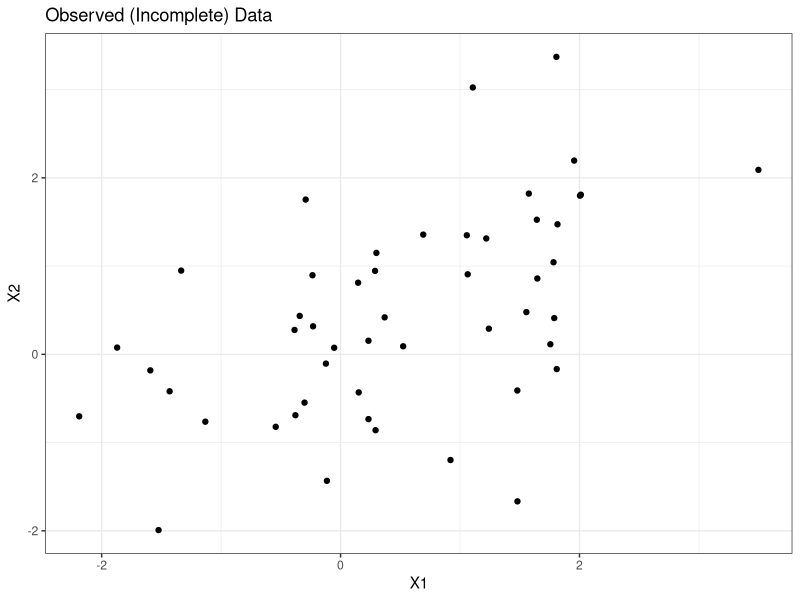
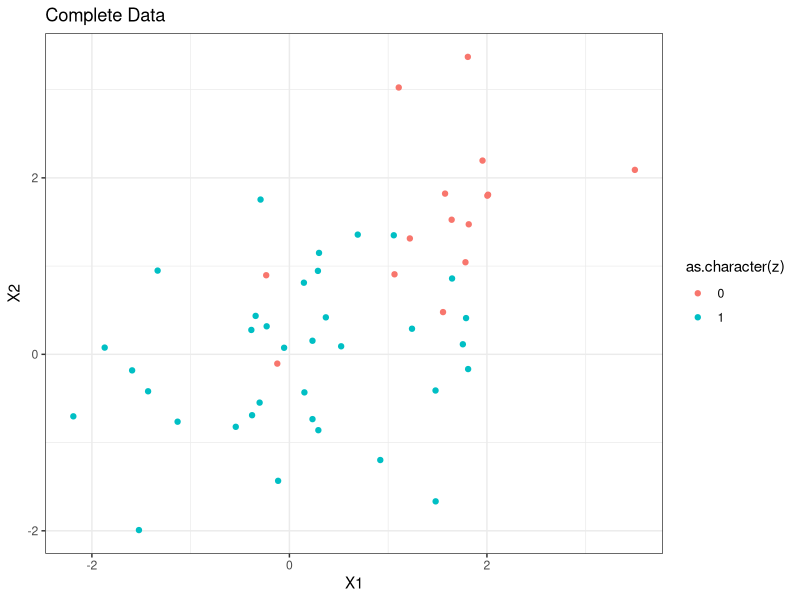
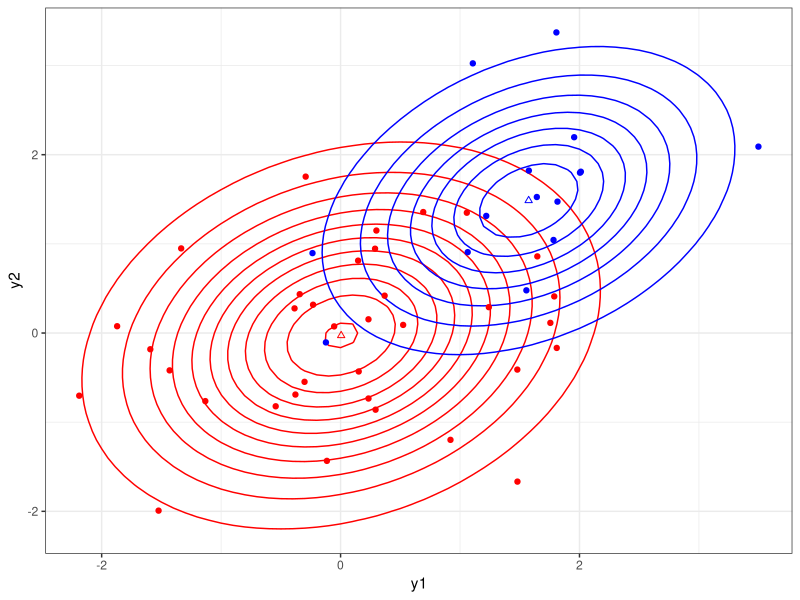
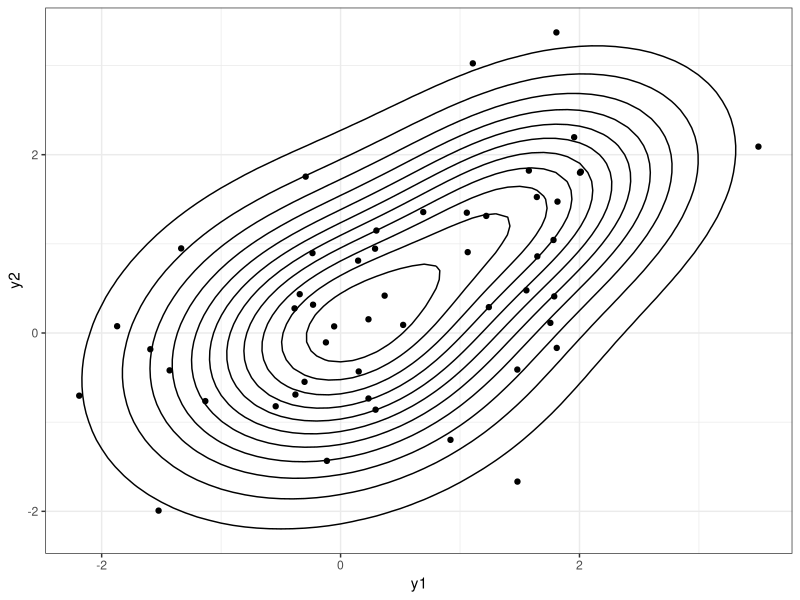

Reproduce these figures in R, in order.
## ---- echo = FALSE, message = FALSE----------------------------------------------------------------------------------------------------------------------------
library(knitr)
library(ggplot2)
library(dplyr)
library(tidyr)
library(broom)
set.seed(333)

theme_set(theme_bw())
knitr::opts_chunk$set(fig.height = 3)


## ---- fig.show='hold', out.width="50%", fig.height=5-----------------------------------------------------------------------------------------------------------
library(mvtnorm) ## multivariate normal

p = .6
mu1 <- c(0, 0)
sig1 <- matrix(c(1, 0, 0, 1), ncol = 2)
mu2 <- c(1.5, 1.5)
sig2 <- matrix(c(1, .6, .6, 1), ncol = 2)

## sample from the mixture
n <- 50
z <- rbinom(n, 1, p)

y1 <- rmvnorm(sum(z), mean = mu1, sigma = sig1)
y2 <- rmvnorm(n - sum(z), mean = mu2, sigma = sig2)  
y <- matrix(NA, nrow = n, ncol = 2) ## observed data
y[z == 1, ] <- y1
y[z == 0, ] <- y2

df <- data.frame(y, z)

## plot data
ggplot(df) +
  geom_point(aes(X1, X2)) +
  ggtitle("Observed (Incomplete) Data")

ggplot(df) +
  geom_point(aes(X1, X2, colour = as.character(z))) +
  ggtitle("Complete Data")



## --------------------------------------------------------------------------------------------------------------------------------------------------------------
# loglikelihood of incomplete data--no knowledge of z
loglik_mixture <- function(par, data) {
	p <- plogis(par[1])  # p guaranteed to be in [0,1]
	mu1 <- c(par[2], par[3])
	sig1 <- matrix(c(exp(par[4]), par[5], par[5], exp(par[4])), nrow = 2)
	mu2 <- c(par[6], par[7])
	sig2 <- matrix(c(exp(par[8]), par[9], par[9], exp(par[8])), nrow = 2)
	# note:  exponential guarantees the diagonal elements are positive, but
	# nothing to guarantee matrices are positive definite. (Could do square root)

	out <- log(p * dmvnorm(data, mean = mu1, sigma = sig1) + 
	             (1-p) * dmvnorm(data, mean = mu2, sigma = sig2))
	return(sum(out))
}

## optimize from different starting values
mle1 <- optim(c(0, -.2, -.2, .5, 0, 2, 2, .5, 0), loglik_mixture, data = y, control = list(fnscale = -1))
mle2 <- optim(c(.405, 0, 0, 0, 0, 1.5, 1.5, 0, .6), loglik_mixture, data = y, control = list(fnscale = -1))


## ---- echo = FALSE---------------------------------------------------------------------------------------------------------------------------------------------
data.frame(Parameter = c("$p$", "$\\mu_{11}$", "$\\mu_{12}$", "$\\Sigma_{111}$", "$\\Sigma_{112}$", "$\\mu_{21}$",  "$\\mu_{22}$", "$\\Sigma_{211}$", "$\\Sigma_{212}$"), 
           Truth = c(p, mu1, sig1[1:2], mu2, sig2[1:2]),
           MLE1 = c(plogis(mle1$par[1]), mle1$par[c(2,3)], exp(mle1$par[4]), mle1$par[5:7], exp(mle1$par[8]), mle1$par[9]),
           MLE2 = c(plogis(mle2$par[1]), mle2$par[c(2,3)], exp(mle1$par[4]), mle2$par[5:7], exp(mle2$par[8]), mle2$par[9])) |>
  kable(escape = FALSE, digits = 4)

## ---- echo = FALSE, fig.show='hold', out.width="50%", fig.height=5---------------------------------------------------------------------------------------------
hat_p <- plogis(mle2$par[1])
hat_mu1 <- mle2$par[2:3]
hat_sig1 <- matrix(c(exp(mle2$par[4]), mle2$par[5], mle2$par[5], exp(mle2$par[4])), nrow = 2)
hat_mu2 <- mle2$par[6:7]
hat_sig2 <- matrix(c(exp(mle2$par[8]), mle2$par[9], mle2$par[9], exp(mle2$par[8])), nrow = 2)

expand.grid(y1 = seq(-5, 5, by = .1), y2 = seq(-5, 5, by = .1)) |>
  rowwise() |>
  mutate(dens1 = hat_p * dmvnorm(c(y1, y2), mean = hat_mu1, sigma = hat_sig1),
         dens2 = (1 - hat_p) * dmvnorm(c(y1, y2), mean = hat_mu2, sigma = hat_sig2),
         dens_mix = dens1 + dens2) -> plot_dens
  
ggplot() +
  geom_contour(aes(y1, y2, z = dens1), colour = "red", data = plot_dens) +
  geom_contour(aes(y1, y2, z = dens2), colour = "blue", data = plot_dens) +
  geom_point(aes(X1, X2, colour = as.character(z)), data = df) +
  geom_point(aes(hat_mu1[1], hat_mu1[2]), shape = 2, colour = "red") +
  geom_point(aes(hat_mu2[1], hat_mu2[2]), shape = 2, colour = "blue") +
  scale_color_manual(values = c("blue", "red")) +
  theme(legend.position = "none")

ggplot() +
  geom_contour(aes(y1, y2, z = dens_mix), data = plot_dens, colour = "black") +
  geom_point(aes(X1, X2), data = df)


## --------------------------------------------------------------------------------------------------------------------------------------------------------------
# Centered the second mixture component at a data point, and shrink 
# variance, so normal is super-concentrated around that point.
loglik_mixture(c(.6, 0, 0, 0, 0, y[30, 1], y[30, 2], -50, 0), data = y)  
mle3 <- optim(c(.6, 0, 0, 0, 0, y[30, 1], y[30, 2], -50, 0), loglik_mixture, data = y, control = list(fnscale = -1))

## ---- echo = FALSE---------------------------------------------------------------------------------------------------------------------------------------------
data.frame(Parameter = c("$p$", "$\\mu_{11}$", "$\\mu_{12}$", "$\\Sigma_{111}$", "$\\Sigma_{112}$", "$\\mu_{21}$",  "$\\mu_{22}$", "$\\Sigma_{211}$", "$\\Sigma_{212}$"), 
           Truth = c(p, mu1, sig1[1:2], mu2, sig2[1:2]),
           MLE3 = c(plogis(mle3$par[1]), mle3$par[c(2,3)], exp(mle3$par[4]), mle3$par[5:7], exp(mle3$par[8]), mle3$par[9])) |>
  kable(escape = FALSE, digits = 4)

## Your turn: fit the EM algorithm to the observed data y


